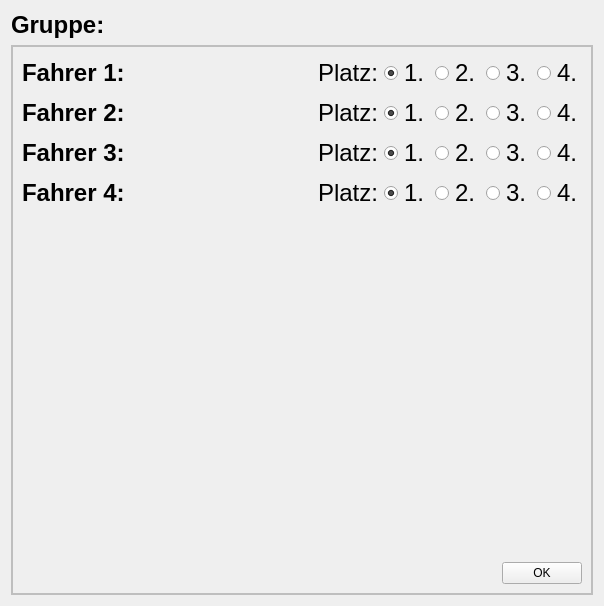
<?xml version="1.0" encoding="UTF-8"?>
<ui version="4.0">
 <class>GroupWidget</class>
 <widget class="QWidget" name="GroupWidget">
  <property name="geometry">
   <rect>
    <x>0</x>
    <y>0</y>
    <width>604</width>
    <height>606</height>
   </rect>
  </property>
  <property name="windowTitle">
   <string>Form</string>
  </property>
  <property name="styleSheet">
   <string notr="true"/>
  </property>
  <layout class="QVBoxLayout" name="verticalLayout">
   <item>
    <widget class="QLabel" name="group_label">
     <property name="font">
      <font>
       <pointsize>18</pointsize>
       <weight>75</weight>
       <bold>true</bold>
      </font>
     </property>
     <property name="text">
      <string>Gruppe:</string>
     </property>
    </widget>
   </item>
   <item>
    <widget class="QFrame" name="frame">
     <property name="styleSheet">
      <string notr="true">#frame{
border: 1.5px solid rgb(190, 190, 190);
}</string>
     </property>
     <property name="frameShape">
      <enum>QFrame::StyledPanel</enum>
     </property>
     <property name="frameShadow">
      <enum>QFrame::Raised</enum>
     </property>
     <layout class="QVBoxLayout" name="verticalLayout_2">
      <item>
       <layout class="QHBoxLayout" name="horizontalLayout">
        <item>
         <widget class="QLabel" name="driver1">
          <property name="font">
           <font>
            <pointsize>18</pointsize>
            <weight>75</weight>
            <bold>true</bold>
           </font>
          </property>
          <property name="text">
           <string>Fahrer 1:</string>
          </property>
         </widget>
        </item>
        <item>
         <widget class="QLabel" name="name1">
          <property name="font">
           <font>
            <pointsize>18</pointsize>
            <weight>75</weight>
            <bold>true</bold>
           </font>
          </property>
          <property name="styleSheet">
           <string notr="true">QLabel{
	color: rgb(255, 0, 0)
}</string>
          </property>
          <property name="text">
           <string/>
          </property>
         </widget>
        </item>
        <item>
         <spacer name="horizontalSpacer_2">
          <property name="orientation">
           <enum>Qt::Horizontal</enum>
          </property>
          <property name="sizeHint" stdset="0">
           <size>
            <width>40</width>
            <height>20</height>
           </size>
          </property>
         </spacer>
        </item>
        <item>
         <widget class="QLabel" name="label">
          <property name="font">
           <font>
            <pointsize>18</pointsize>
           </font>
          </property>
          <property name="text">
           <string>Platz:</string>
          </property>
         </widget>
        </item>
        <item>
         <layout class="QHBoxLayout" name="horizontalLayout_6">
          <item>
           <widget class="QRadioButton" name="radio11">
            <property name="font">
             <font>
              <pointsize>18</pointsize>
             </font>
            </property>
            <property name="focusPolicy">
             <enum>Qt::NoFocus</enum>
            </property>
            <property name="text">
             <string>1.</string>
            </property>
            <property name="checked">
             <bool>true</bool>
            </property>
            <attribute name="buttonGroup">
             <string notr="true">button_group_1</string>
            </attribute>
           </widget>
          </item>
          <item>
           <widget class="QRadioButton" name="radio12">
            <property name="font">
             <font>
              <pointsize>18</pointsize>
             </font>
            </property>
            <property name="focusPolicy">
             <enum>Qt::NoFocus</enum>
            </property>
            <property name="text">
             <string>2.</string>
            </property>
            <attribute name="buttonGroup">
             <string notr="true">button_group_1</string>
            </attribute>
           </widget>
          </item>
          <item>
           <widget class="QRadioButton" name="radio13">
            <property name="font">
             <font>
              <pointsize>18</pointsize>
             </font>
            </property>
            <property name="focusPolicy">
             <enum>Qt::NoFocus</enum>
            </property>
            <property name="text">
             <string>3.</string>
            </property>
            <attribute name="buttonGroup">
             <string notr="true">button_group_1</string>
            </attribute>
           </widget>
          </item>
          <item>
           <widget class="QRadioButton" name="radio14">
            <property name="font">
             <font>
              <pointsize>18</pointsize>
             </font>
            </property>
            <property name="focusPolicy">
             <enum>Qt::NoFocus</enum>
            </property>
            <property name="text">
             <string>4.</string>
            </property>
            <attribute name="buttonGroup">
             <string notr="true">button_group_1</string>
            </attribute>
           </widget>
          </item>
         </layout>
        </item>
       </layout>
      </item>
      <item>
       <layout class="QHBoxLayout" name="horizontalLayout_2">
        <item>
         <widget class="QLabel" name="driver2">
          <property name="font">
           <font>
            <pointsize>18</pointsize>
            <weight>75</weight>
            <bold>true</bold>
           </font>
          </property>
          <property name="text">
           <string>Fahrer 2:</string>
          </property>
         </widget>
        </item>
        <item>
         <widget class="QLabel" name="name2">
          <property name="font">
           <font>
            <pointsize>18</pointsize>
            <weight>75</weight>
            <bold>true</bold>
           </font>
          </property>
          <property name="styleSheet">
           <string notr="true">QLabel{
	color: rgb(255, 0, 0)
}</string>
          </property>
          <property name="text">
           <string/>
          </property>
         </widget>
        </item>
        <item>
         <spacer name="horizontalSpacer_3">
          <property name="orientation">
           <enum>Qt::Horizontal</enum>
          </property>
          <property name="sizeHint" stdset="0">
           <size>
            <width>40</width>
            <height>20</height>
           </size>
          </property>
         </spacer>
        </item>
        <item>
         <widget class="QLabel" name="label_3">
          <property name="font">
           <font>
            <pointsize>18</pointsize>
           </font>
          </property>
          <property name="text">
           <string>Platz:</string>
          </property>
         </widget>
        </item>
        <item>
         <layout class="QHBoxLayout" name="horizontalLayout_8">
          <item>
           <widget class="QRadioButton" name="radio21">
            <property name="font">
             <font>
              <pointsize>18</pointsize>
             </font>
            </property>
            <property name="focusPolicy">
             <enum>Qt::NoFocus</enum>
            </property>
            <property name="text">
             <string>1.</string>
            </property>
            <property name="checked">
             <bool>true</bool>
            </property>
            <attribute name="buttonGroup">
             <string notr="true">button_group_2</string>
            </attribute>
           </widget>
          </item>
          <item>
           <widget class="QRadioButton" name="radio22">
            <property name="font">
             <font>
              <pointsize>18</pointsize>
             </font>
            </property>
            <property name="focusPolicy">
             <enum>Qt::NoFocus</enum>
            </property>
            <property name="text">
             <string>2.</string>
            </property>
            <attribute name="buttonGroup">
             <string notr="true">button_group_2</string>
            </attribute>
           </widget>
          </item>
          <item>
           <widget class="QRadioButton" name="radio23">
            <property name="font">
             <font>
              <pointsize>18</pointsize>
             </font>
            </property>
            <property name="focusPolicy">
             <enum>Qt::NoFocus</enum>
            </property>
            <property name="text">
             <string>3.</string>
            </property>
            <attribute name="buttonGroup">
             <string notr="true">button_group_2</string>
            </attribute>
           </widget>
          </item>
          <item>
           <widget class="QRadioButton" name="radio24">
            <property name="font">
             <font>
              <pointsize>18</pointsize>
             </font>
            </property>
            <property name="focusPolicy">
             <enum>Qt::NoFocus</enum>
            </property>
            <property name="text">
             <string>4.</string>
            </property>
            <attribute name="buttonGroup">
             <string notr="true">button_group_2</string>
            </attribute>
           </widget>
          </item>
         </layout>
        </item>
       </layout>
      </item>
      <item>
       <layout class="QHBoxLayout" name="horizontalLayout_3">
        <item>
         <widget class="QLabel" name="driver3">
          <property name="font">
           <font>
            <pointsize>18</pointsize>
            <weight>75</weight>
            <bold>true</bold>
           </font>
          </property>
          <property name="text">
           <string>Fahrer 3:</string>
          </property>
         </widget>
        </item>
        <item>
         <widget class="QLabel" name="name3">
          <property name="font">
           <font>
            <pointsize>18</pointsize>
            <weight>75</weight>
            <bold>true</bold>
           </font>
          </property>
          <property name="styleSheet">
           <string notr="true">QLabel{
	color: rgb(255, 0, 0)
}</string>
          </property>
          <property name="text">
           <string/>
          </property>
         </widget>
        </item>
        <item>
         <spacer name="horizontalSpacer_4">
          <property name="orientation">
           <enum>Qt::Horizontal</enum>
          </property>
          <property name="sizeHint" stdset="0">
           <size>
            <width>40</width>
            <height>20</height>
           </size>
          </property>
         </spacer>
        </item>
        <item>
         <widget class="QLabel" name="label_2">
          <property name="font">
           <font>
            <pointsize>18</pointsize>
           </font>
          </property>
          <property name="text">
           <string>Platz:</string>
          </property>
         </widget>
        </item>
        <item>
         <layout class="QHBoxLayout" name="horizontalLayout_9">
          <item>
           <widget class="QRadioButton" name="radio31">
            <property name="font">
             <font>
              <pointsize>18</pointsize>
             </font>
            </property>
            <property name="focusPolicy">
             <enum>Qt::NoFocus</enum>
            </property>
            <property name="text">
             <string>1.</string>
            </property>
            <property name="checked">
             <bool>true</bool>
            </property>
            <attribute name="buttonGroup">
             <string notr="true">button_group_3</string>
            </attribute>
           </widget>
          </item>
          <item>
           <widget class="QRadioButton" name="radio32">
            <property name="font">
             <font>
              <pointsize>18</pointsize>
             </font>
            </property>
            <property name="focusPolicy">
             <enum>Qt::NoFocus</enum>
            </property>
            <property name="text">
             <string>2.</string>
            </property>
            <attribute name="buttonGroup">
             <string notr="true">button_group_3</string>
            </attribute>
           </widget>
          </item>
          <item>
           <widget class="QRadioButton" name="radio33">
            <property name="font">
             <font>
              <pointsize>18</pointsize>
             </font>
            </property>
            <property name="focusPolicy">
             <enum>Qt::NoFocus</enum>
            </property>
            <property name="text">
             <string>3.</string>
            </property>
            <attribute name="buttonGroup">
             <string notr="true">button_group_3</string>
            </attribute>
           </widget>
          </item>
          <item>
           <widget class="QRadioButton" name="radio34">
            <property name="font">
             <font>
              <pointsize>18</pointsize>
             </font>
            </property>
            <property name="focusPolicy">
             <enum>Qt::NoFocus</enum>
            </property>
            <property name="text">
             <string>4.</string>
            </property>
            <attribute name="buttonGroup">
             <string notr="true">button_group_3</string>
            </attribute>
           </widget>
          </item>
         </layout>
        </item>
       </layout>
      </item>
      <item>
       <layout class="QHBoxLayout" name="horizontalLayout_4">
        <item>
         <widget class="QLabel" name="driver4">
          <property name="font">
           <font>
            <pointsize>18</pointsize>
            <weight>75</weight>
            <bold>true</bold>
           </font>
          </property>
          <property name="text">
           <string>Fahrer 4:</string>
          </property>
         </widget>
        </item>
        <item>
         <widget class="QLabel" name="name4">
          <property name="font">
           <font>
            <pointsize>18</pointsize>
            <weight>75</weight>
            <bold>true</bold>
           </font>
          </property>
          <property name="styleSheet">
           <string notr="true">QLabel{
	color: rgb(255, 0, 0)
}</string>
          </property>
          <property name="text">
           <string/>
          </property>
         </widget>
        </item>
        <item>
         <spacer name="horizontalSpacer_5">
          <property name="orientation">
           <enum>Qt::Horizontal</enum>
          </property>
          <property name="sizeHint" stdset="0">
           <size>
            <width>40</width>
            <height>20</height>
           </size>
          </property>
         </spacer>
        </item>
        <item>
         <widget class="QLabel" name="label_4">
          <property name="font">
           <font>
            <pointsize>18</pointsize>
           </font>
          </property>
          <property name="text">
           <string>Platz:</string>
          </property>
         </widget>
        </item>
        <item>
         <layout class="QHBoxLayout" name="horizontalLayout_10">
          <item>
           <widget class="QRadioButton" name="radio41">
            <property name="font">
             <font>
              <pointsize>18</pointsize>
             </font>
            </property>
            <property name="focusPolicy">
             <enum>Qt::NoFocus</enum>
            </property>
            <property name="text">
             <string>1.</string>
            </property>
            <property name="checked">
             <bool>true</bool>
            </property>
            <attribute name="buttonGroup">
             <string notr="true">button_group_4</string>
            </attribute>
           </widget>
          </item>
          <item>
           <widget class="QRadioButton" name="radio42">
            <property name="font">
             <font>
              <pointsize>18</pointsize>
             </font>
            </property>
            <property name="focusPolicy">
             <enum>Qt::NoFocus</enum>
            </property>
            <property name="text">
             <string>2.</string>
            </property>
            <attribute name="buttonGroup">
             <string notr="true">button_group_4</string>
            </attribute>
           </widget>
          </item>
          <item>
           <widget class="QRadioButton" name="radio43">
            <property name="font">
             <font>
              <pointsize>18</pointsize>
             </font>
            </property>
            <property name="focusPolicy">
             <enum>Qt::NoFocus</enum>
            </property>
            <property name="text">
             <string>3.</string>
            </property>
            <attribute name="buttonGroup">
             <string notr="true">button_group_4</string>
            </attribute>
           </widget>
          </item>
          <item>
           <widget class="QRadioButton" name="radio44">
            <property name="font">
             <font>
              <pointsize>18</pointsize>
             </font>
            </property>
            <property name="focusPolicy">
             <enum>Qt::NoFocus</enum>
            </property>
            <property name="text">
             <string>4.</string>
            </property>
            <attribute name="buttonGroup">
             <string notr="true">button_group_4</string>
            </attribute>
           </widget>
          </item>
         </layout>
        </item>
       </layout>
      </item>
      <item>
       <spacer name="verticalSpacer">
        <property name="orientation">
         <enum>Qt::Vertical</enum>
        </property>
        <property name="sizeHint" stdset="0">
         <size>
          <width>20</width>
          <height>40</height>
         </size>
        </property>
       </spacer>
      </item>
      <item>
       <layout class="QHBoxLayout" name="horizontalLayout_5">
        <item>
         <spacer name="horizontalSpacer">
          <property name="orientation">
           <enum>Qt::Horizontal</enum>
          </property>
          <property name="sizeHint" stdset="0">
           <size>
            <width>40</width>
            <height>20</height>
           </size>
          </property>
         </spacer>
        </item>
        <item>
         <widget class="QPushButton" name="pushButton">
          <property name="text">
           <string>OK</string>
          </property>
         </widget>
        </item>
       </layout>
      </item>
     </layout>
    </widget>
   </item>
  </layout>
 </widget>
 <resources/>
 <connections/>
 <buttongroups>
  <buttongroup name="button_group_1"/>
  <buttongroup name="button_group_2"/>
  <buttongroup name="button_group_3"/>
  <buttongroup name="button_group_4"/>
 </buttongroups>
</ui>
